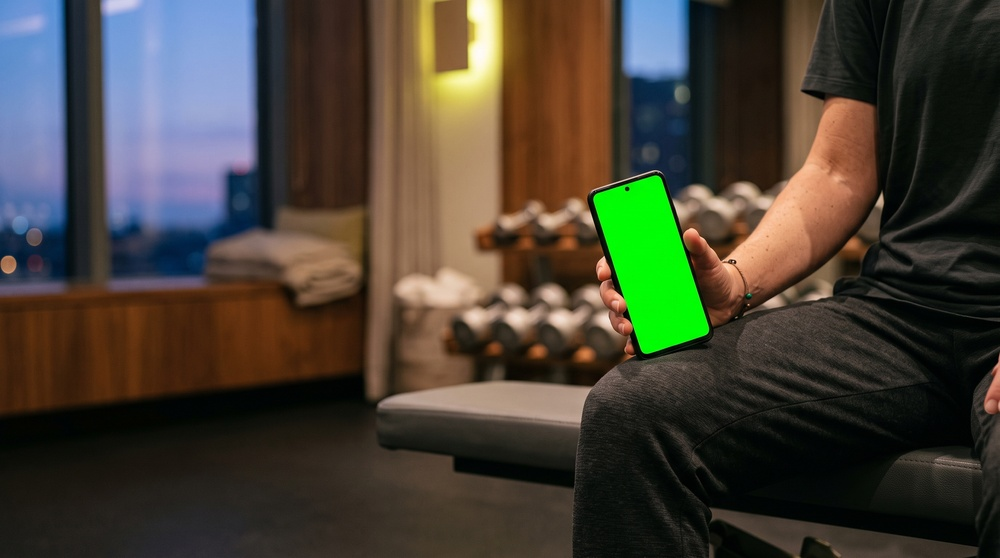
#> input picture portfolio/assets/aigc/cover.jpg, 1000 x 558 px, shrunk from 2752 x 1536 before the run
$ python aigc.py ../assets/aigc/cover.jpg
#> lines starting #> are read from the running program, lines starting #| are printed output that depends on the picture; after the words box and inside, x2 and y2 are one past the last pixel; in counts of white or black regions, pixels touching at a corner belong together
"""AIGC 封面贴真屏：找绿幕 → 拟合屏幕四边（含被拇指挡住的边，用凸包）→ 透视变换贴 App 屏 → 只替换绿色像素（拇指留在屏前）→ 去绿溢色。
python3 portfolio/shoot/aigc.py [屏名，默认 today] → portfolio/assets/aigc/cover-<屏>.jpg"""
import os, sys
import cv2, numpy as np
from PIL import Image

PF = os.path.abspath(os.path.join(os.path.dirname(__file__), '..'))
SRC = os.path.join(PF, 'assets', 'aigc', 'cover.jpg')


def greenness(a):
    a = a.astype(np.float32); return a[..., 1] - np.maximum(a[..., 0], a[..., 2])


def corners(mask):
    """绿幕最大连通块 → 凸包 → 四边各自拟合直线 → 相邻两边求交 = 屏幕四角（圆角之外的虚角）"""
    n, lab, st, _ = cv2.connectedComponentsWithStats(mask.astype(np.uint8))
    k = 1 + np.argmax(st[1:, cv2.CC_STAT_AREA]); m = (lab == k).astype(np.uint8)
    cnt = max(cv2.findContours(m, cv2.RETR_EXTERNAL, cv2.CHAIN_APPROX_NONE)[0], key=cv2.contourArea)
    hull = cv2.convexHull(cnt)
    eps = 0.01 * cv2.arcLength(hull, True)
    while True:
        q = cv2.approxPolyDP(hull, eps, True)
        if len(q) <= 4: break
        eps *= 1.15
    q = q.reshape(-1, 2).astype(np.float32)
    pts = cnt.reshape(-1, 2).astype(np.float32)   # 轮廓上的稠密点；被拇指挡住的凹处离直线远，自动排除
    lines = []
    for i in range(4):
        a, b = q[i], q[(i + 1) % 4]; d = b - a; L = np.linalg.norm(d); u = d / L; nrm = np.array([-u[1], u[0]])
        t = (pts - a) @ u; dist = np.abs((pts - a) @ nrm)
        sel = pts[(dist < 6) & (t > 0.15 * L) & (t < 0.85 * L)]   # 避开圆角
        vx, vy, x0, y0 = cv2.fitLine(sel, cv2.DIST_HUBER, 0, 0.01, 0.01).ravel()
        lines.append((np.array([x0, y0]), np.array([vx, vy])))
    out = []
    for i in range(4):
        (p1, d1), (p2, d2) = lines[i - 1], lines[i]
        t = np.linalg.solve(np.array([d1, -d2]).T, p2 - p1); out.append(p1 + t[0] * d1)
    out = np.array(out, np.float32)
    # 排序：长边是竖边；挖孔一侧（上边）由图里黑点位置决定——这里按 y 最小的短边为上
    c = out.mean(0); ang = np.arctan2(out[:, 1] - c[1], out[:, 0] - c[0]); out = out[np.argsort(ang)]   # 顺时针：从左上方向开始
    i0 = np.argmin(out[:, 0] + out[:, 1]); out = np.roll(out, -i0, axis=0)   # tl, tr, br, bl
    return out


def main(name='today'):
#> called with name = '../assets/aigc/cover.jpg'
    im = np.array(Image.open(SRC).convert('RGB'))
#> im is the input picture: shape (558, 1000, 3); mean R, G, B 69.2, 64.5, 52.7
    g = greenness(im)
#> in greenness, `return a[..., 1] - np.maximum(a[..., 0], a[..., 2])`:
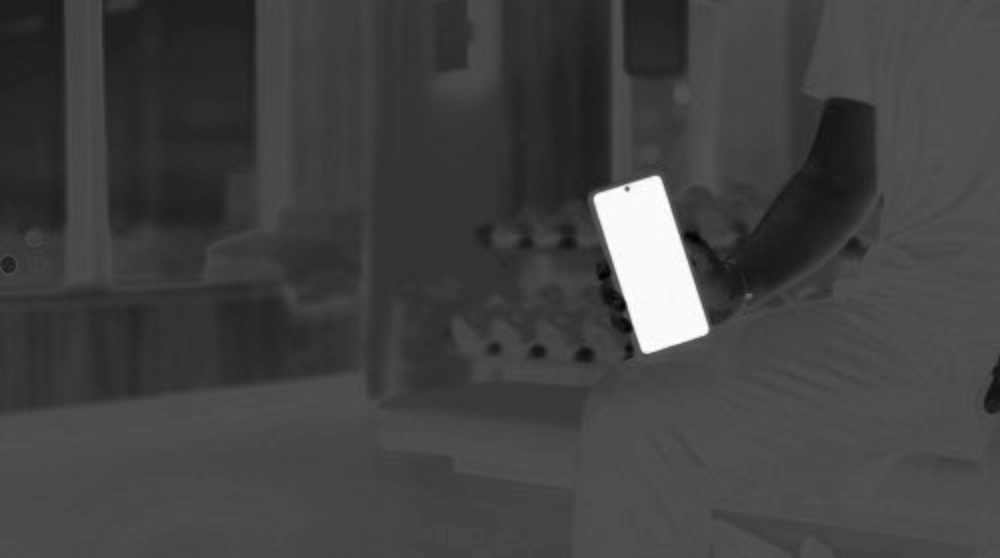
#> returned value: shape (558, 1000) float32; min -109, max 255, mean -14; drawn with min black and max white
    hard = g > 60
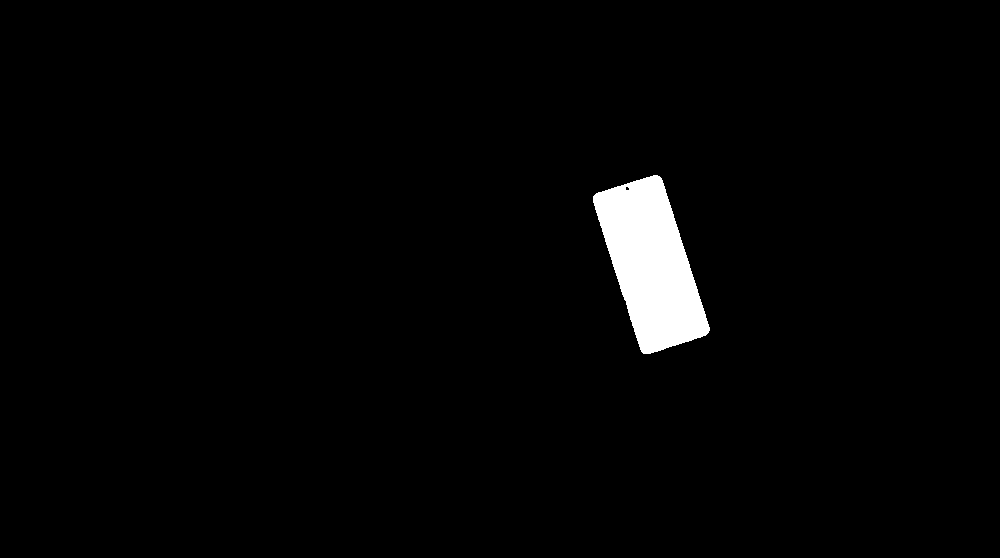
#> hard: shape (558, 1000) bool; 2.2% white; 1 white region, box (x1, y1, x2, y2) and area: (593, 175, 710, 354) 12277
    tl, tr, br, bl = corners(hard)
#> in corners, `n, lab, st, _ = cv2.connectedComponentsWithStats(mask.astype(np.uint8))`: n = 2; st = [[0, 0, 1000, 558, 545723], [593, 175, 117, 179, 12277]]
#> in corners, `k = 1 + np.argmax(st[1:, cv2.CC_STAT_AREA])`: k = 1
#> in corners, `cnt = max(cv2.findContours(m, cv2.RETR_EXTERNAL, cv2.CHAIN_APPROX_NONE..`: cnt = contour of 444 points, box (x1, y1, x2, y2) (593, 175, 710, 354), area 12062
#> in corners, `hull = cv2.convexHull(cnt)`: hull = contour of 29 points, box (x1, y1, x2, y2) (593, 175, 710, 354), area 12268
#> in corners, `eps = 0.01 * cv2.arcLength(hull, True)`: eps = 4.69
#> the loop in corners, `while True:` made 1 pass
#> q on pass 1: [[657, 175], [709, 330], [643, 353], [593, 196]]
#> in corners, `pts = cnt.reshape(-1, 2).astype(np.float32)`: pts = 444 pairs, first value 593 to 709, second value 175 to 353
#> the loop in corners, `for i in range(4):` made 4 passes
#> (a, b, d, L, u, nrm, vx, vy) on passes 1 to 4: ([657, 175], [709, 330], [52, 155], 163.5, [0.318, 0.948], [-0.948, 0.318], 0.305, 0.952), ([709, 330], [643, 353], [-66, 23], 69.89, [-0.944, 0.329], [-0.329, -0.944], 0.952, -0.307), ([643, 353], [593, 196], [-50, -157], 164.8, [-0.303, -0.953], [0.953, -0.303], 0.307, 0.952), ([593, 196], [657, 175], [64, -21], 67.36, [0.95, -0.312], [0.312, 0.95], 0.954, -0.301)
#> after the loop in corners, `for i in range(4):`: lines = [([684.7, 252], [0.305, 0.952]), ([677, 344], [0.952, -0.307]), ([616.5, 275], [0.307, 0.952]), ([624.5, 184.1], [0.954, -0.301])]
#> the loop in corners, `for i in range(4):` made 4 passes
#> (p1, d1, p2, d2, t) on passes 1 to 4: ([624.5, 184.1], [0.954, -0.301], [684.7, 252], [0.305, 0.952], [36.59, -82.85]), ([684.7, 252], [0.305, 0.952], [677, 344], [0.952, -0.307], [85.17, 35.35]), ([677, 344], [0.952, -0.307], [616.5, 275], [0.307, 0.952], [-36.45, 84.26]), ([616.5, 275], [0.307, 0.952], [624.5, 184.1], [0.954, -0.301], [-84.25, -35.54])
#> after the loop in corners, `for i in range(4):`: out = [[659.4, 173.1], [710.6, 333.1], [642.3, 355.2], [590.6, 194.8]]
#> in corners, `c = out.mean(0)`: c = [650.7, 264.1]
#> in corners, `ang = np.arctan2(out[:, 1] - c[1], out[:, 0] - c[0])`: ang = [-1.48, 0.856, 1.66, -2.29]
#> in corners, `out = out[np.argsort(ang)]`: out = [[590.6, 194.8], [659.4, 173.1], [710.6, 333.1], [642.3, 355.2]]
#> in corners, `i0 = np.argmin(out[:, 0] + out[:, 1])`: i0 = 0
#> tl = [590.6, 194.8]; tr = [659.4, 173.1]; br = [710.6, 333.1]; bl = [642.3, 355.2]
#> (the run stopped early here; a loop or call above may not have finished)
